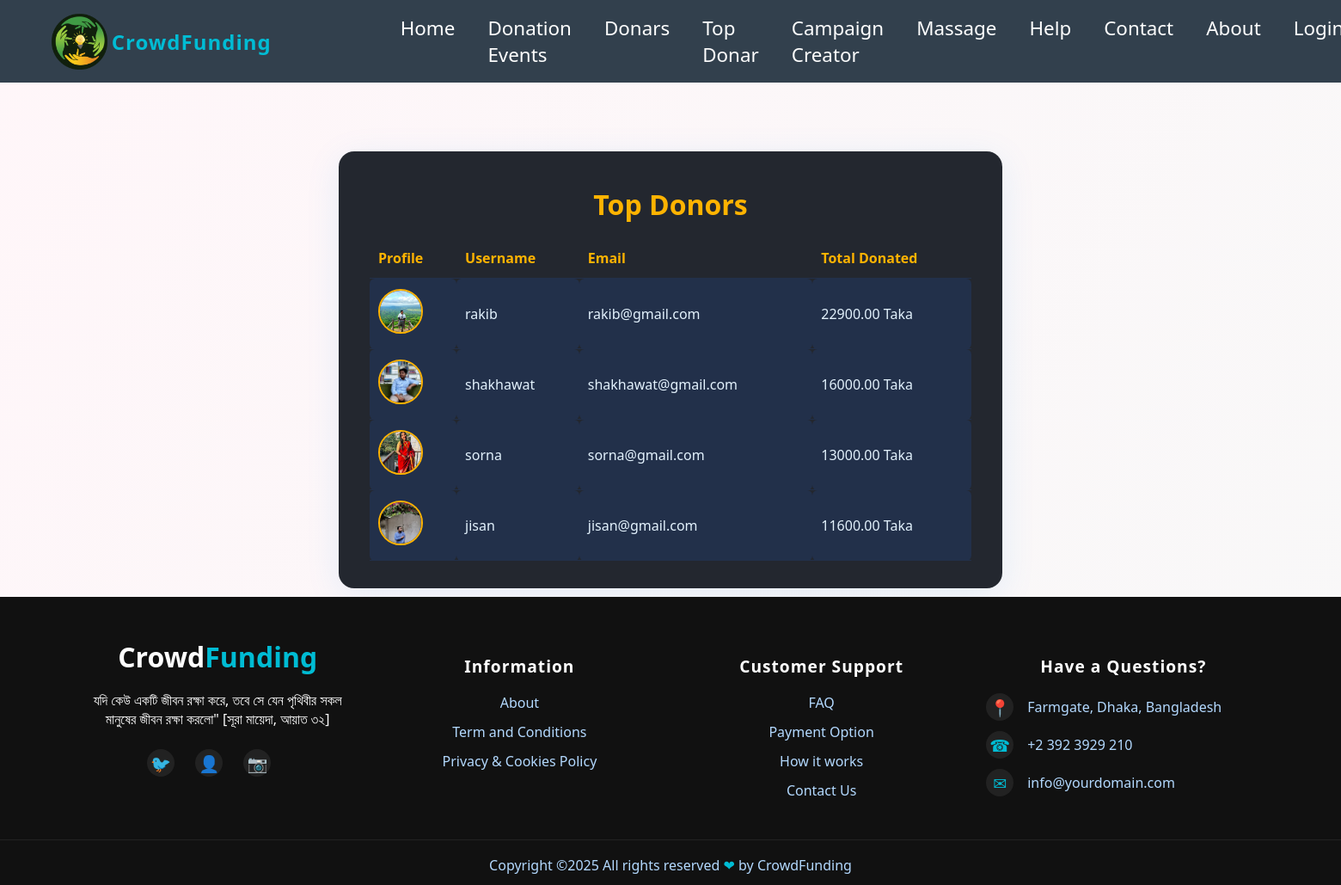
The app's page /top_donars/ with its own data.
### users/models.py (models this page shows)
class CustomUser(AbstractUser):
    profile_pic = models.ImageField(
        upload_to="profile_pics/", default="profile_pics/default.png", blank=True
    )
    USER_TYPE_CHOICES = (
        ("admin", "Admin"),
        ("donor", "Donor"),
        ("campaign_creator", "Campaign Creator"),
    )
    user_type = models.CharField(max_length=20, choices=USER_TYPE_CHOICES)

### myapp/views.py (the view)
# urls.py: path("top_donars/", myviews.top_donar_list, name="top_donar_list"),
def top_donar_list(request):
    top_donars = (
        CustomUser.objects.filter(purchases__isnull=False)
        .annotate(total_donated=Sum("purchases__amount"))
        .order_by("-total_donated")[:10]
    )
    return render(request, "Auth/TopDonar.html", {"top_donars": top_donars})

### template/Auth/TopDonar.html (shortened to what this page needs)
{% extends 'base.html' %}
{% load static %}
{% block content %}
<div class="top-donar-container">
    <div class="top-donar-title">Top Donors</div>
    <table class="donar-table">
        <thead>
            <tr>
                <th>Profile</th>
                <th>Username</th>
                <th>Email</th>
                <th>Total Donated</th>
            </tr>
        </thead>
        <tbody>
        {% for donar in top_donars %}
            <tr>
                <td>
                    {% if donar.profile_pic %}
                        <img src="{{ donar.profile_pic.url }}" class="profile-pic" alt="Profile Pic">
                    {% else %}
                        <img src="{% static 'IMG/default_profile.png' %}" class="profile-pic" alt="Default Profile Pic">
                    {% endif %}
                </td>
                <td>{{ donar.username }}</td>
                <td>{{ donar.email }}</td>
                <td>{{ donar.total_donated|floatformat:2 }} Taka</td>
            </tr>
        {% empty %}
            <tr><td colspan="4" style="text-align:center;">No donors found.</td></tr>
        {% endfor %}
        </tbody>
    </table>
</div>
{% endblock content %}

### template/base.html (style rules this page uses)
body { font-family: 'Segoe UI', Arial, sans-serif; background: linear-gradient(120deg, #fff6f9 0%, #f8f8f8 100%); min-height: 100vh; color: #333; margin: 0; }

### template/Auth/TopDonar.html (style rules this page uses)
.top-donar-container { max-width: 700px; margin: 40px auto; background: #23272f; border-radius: 18px; box-shadow: 0 8px 40px rgba(33,150,243,0.10); padding: 40px 36px 32px 36px; color: #fff; }
.top-donar-title { font-size: 2rem; font-weight: bold; color: #ffb300; margin-bottom: 18px; text-align: center; }
.donar-table { width: 100%; border-collapse: collapse; margin-top: 18px; }
.donar-table th, .donar-table td { padding: 12px 10px; border-bottom: 1px solid #22304a; text-align: left; }
.donar-table th { color: #ffb300; font-weight: 600; background: #23272f; }
.donar-table td { color: #e3f2fd; background: #22304a; border-radius: 6px; }
.profile-pic { width: 48px; height: 48px; border-radius: 50%; object-fit: cover; border: 2px solid #ffb300; }

### records on screen
CustomUser: profile_pic (picture), username "rakib", email "rakib@gmail.com", total_donated "22900.00"
CustomUser: profile_pic (picture), username "shakhawat", email "shakhawat@gmail.com", total_donated "16000.00"
CustomUser: profile_pic (picture), username "sorna", email "sorna@gmail.com", total_donated "13000.00"
CustomUser: profile_pic (picture), username "jisan", email "jisan@gmail.com", total_donated "11600.00"
